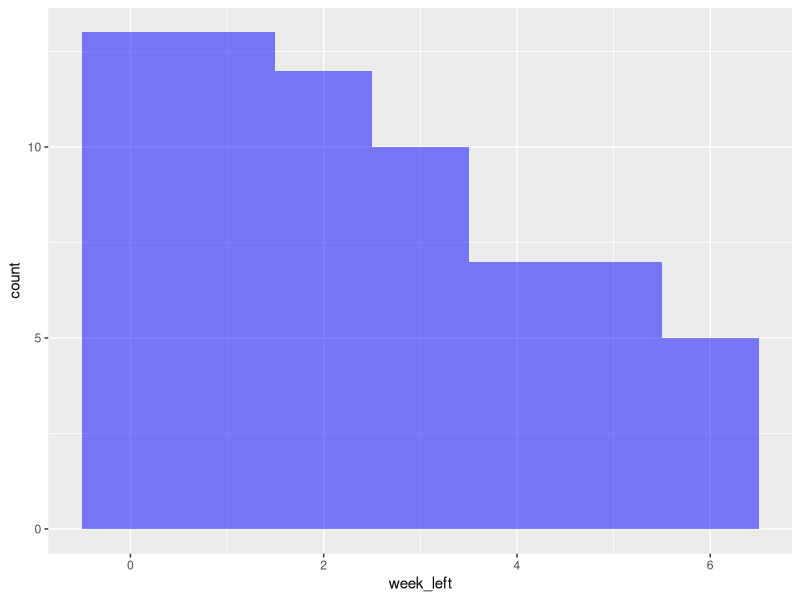
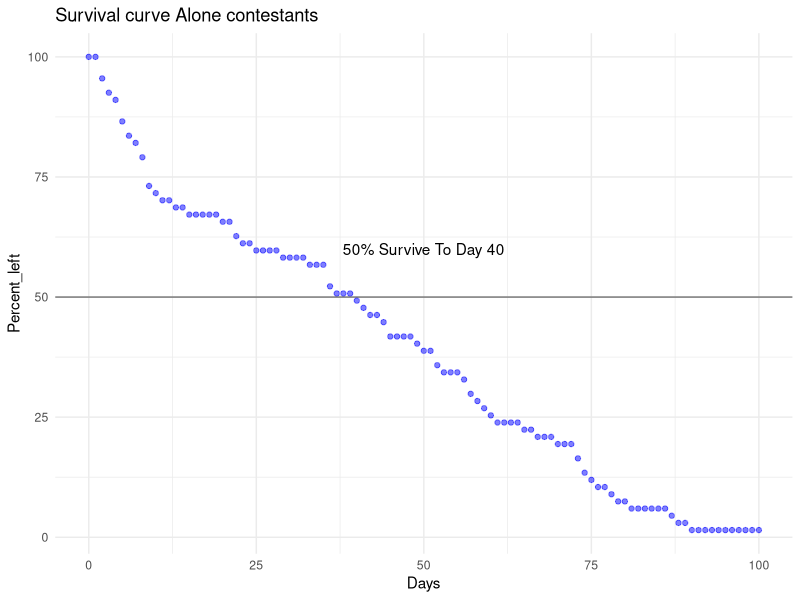
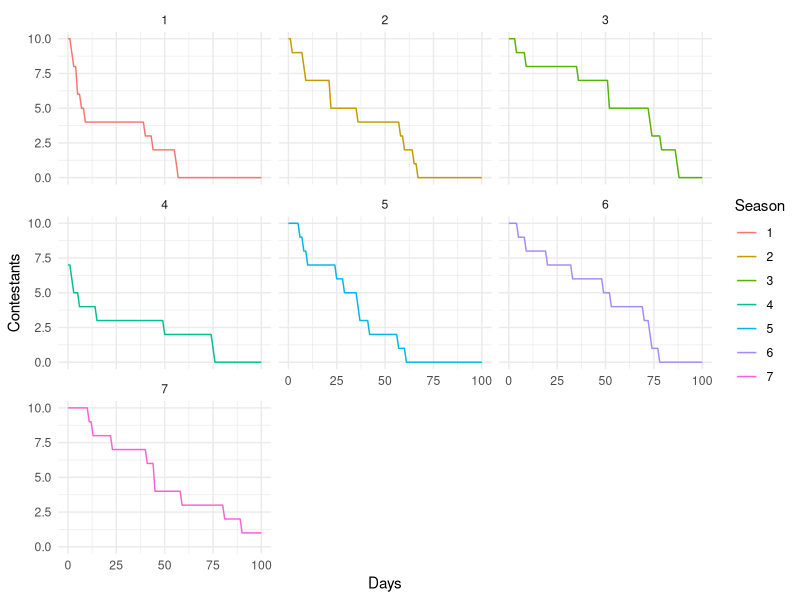
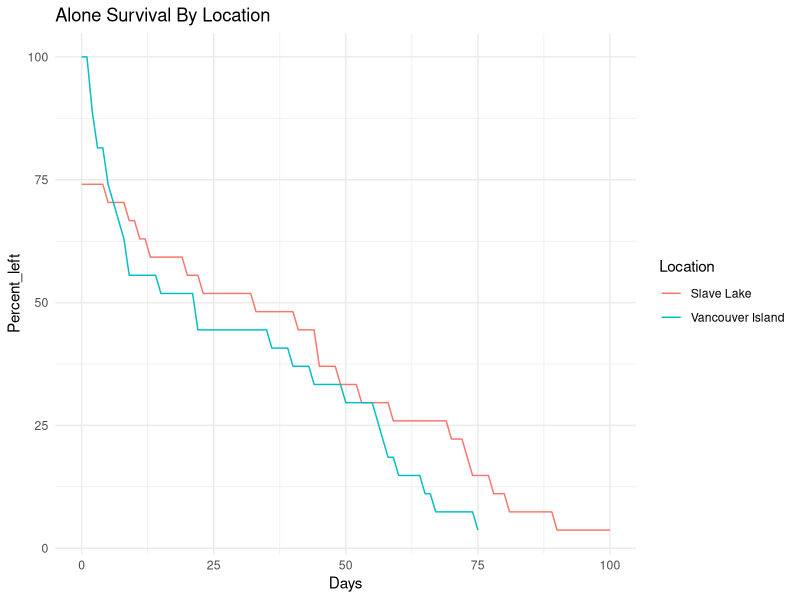
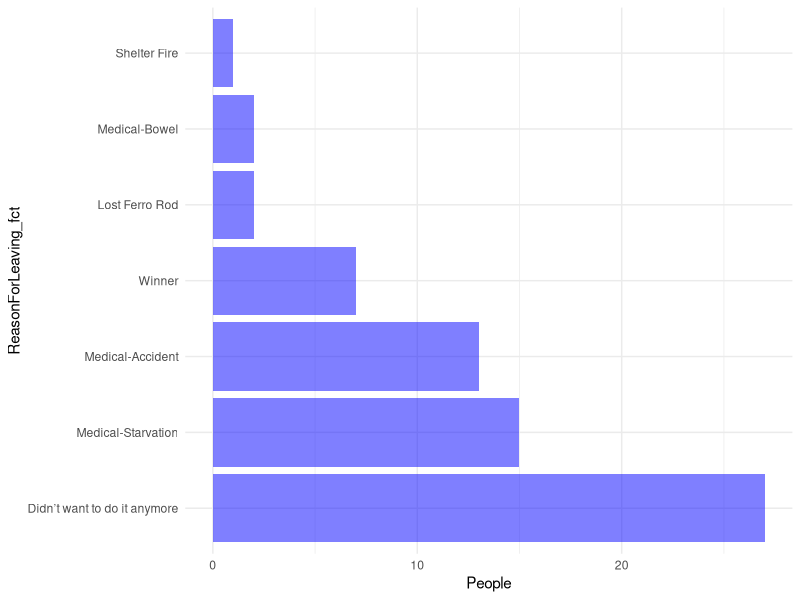
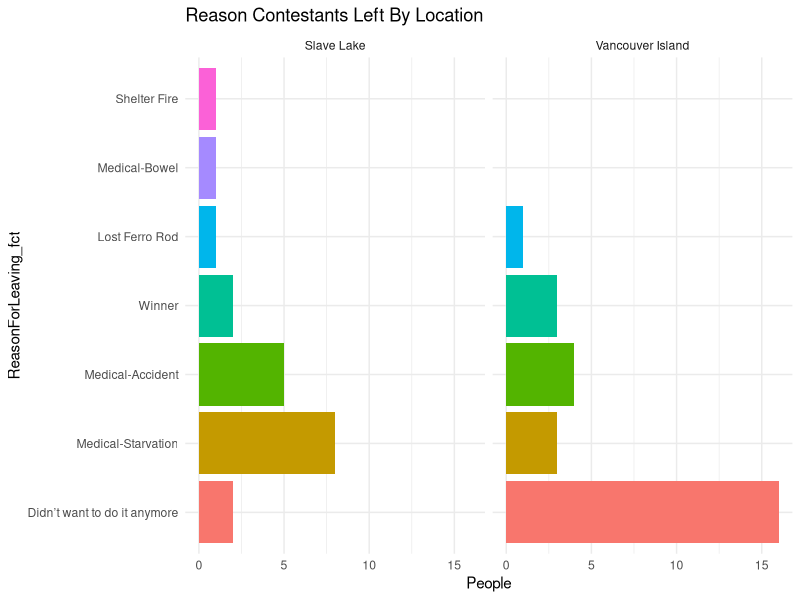
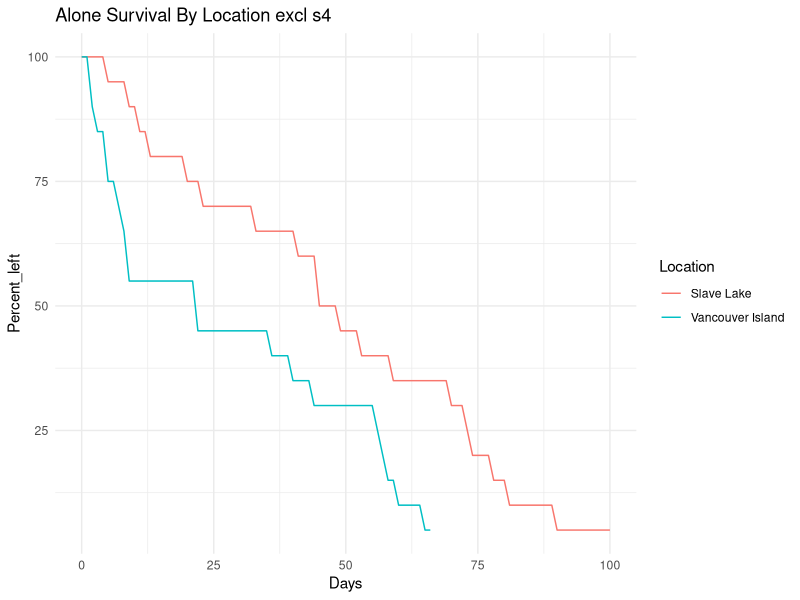
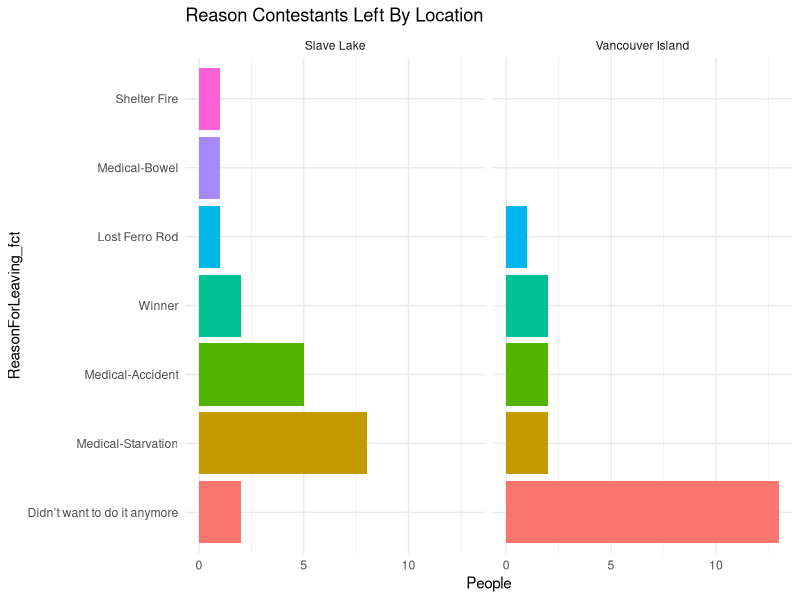

These charts were generated, in order, by the following R code:
## ---- chunk 1

library(tidyverse)
library(ggthemes)
 
# Reading in my custom data set 

als8 = read_tsv('data/SeasonTable/Contestants-Table 1.tsv') 


## ---- chunk 2

als8 = als8 %>%
  mutate(week_left = DayLeft %% 7)

als8 %>% 
  ggplot(aes(x = week_left)) + 
  geom_histogram(binwidth  = 1, fill = 'blue', alpha = .5)

## ---- chunk 3

Survival_table <- data.frame(Days = NULL, Contestants = NULL)

for (d in 0:max(als8$DayLeft)) {
  als_this <- als8 %>% 
    filter(DayLeft >= d)
  
  Survival_table = rbind(Survival_table, data.frame(Days = d, Contestants = length(als_this$ID)))
}

Survival_table = Survival_table %>%
  mutate(Percent_left = (Contestants / max(Contestants))*100)

Survival_table %>% 
  ggplot(aes(x=Days, y = Percent_left)) +
  geom_point(col = 'blue', alpha = .5) +
  theme_minimal() + 
  labs(title = element_text('Survival curve Alone contestants')) + 
  geom_hline(yintercept = 50, col = 'black', alpha = .5) + 
  annotate("text", x = 50, y = 60, label = "50% Survive To Day 40")
  

  
## ---- chunk 4

Survival_table_season <- data.frame(Days = NULL, Contestants = NULL, Season = NULL)

for (s in unique(als8$Season)) 
{
  als8s <- als8 %>% filter(Season == s)
  
  for (d in 0:100)
    {
  als_this <- als8s %>% 
    filter(DayLeft >= d)
  Survival_table_season = rbind(Survival_table_season, 
                                data.frame(Days = d, 
                                           Contestants = length(als_this$ID), 
                                           Season = s))
  }}

Survival_table_season %>%
  mutate(Season = factor(Season)) %>%
  ggplot(aes(x = Days, y = Contestants, col = Season)) +
  geom_line() + 
  facet_wrap(~Season) +
  theme_minimal()


## ---- chunk 5

Seasons <- read_tsv(file.path('data','Seasons-Table 1.tsv'))

als_loc <- als8 %>%
  left_join(Seasons, by = c('Season' = 'SeasonNo')) %>%
  filter(Location  ==  'Vancouver Island' | 
         Location ==  'Slave Lake')

Survival_table_loc <- data.frame(Days = NULL, Contestants = NULL, Location = NULL)

for (l in unique(als_loc$Location)) {
  als_locl <- als_loc %>% filter(Location == l)
  for (d in 0:max(als_locl$DayLeft)) {
  als_this <- als_locl %>% 
    filter(DayLeft >= d)
  
  Survival_table_loc = rbind(Survival_table_loc, 
                             data.frame(Days = d, 
                                        Contestants = length(als_this$ID),
                             Location = l))
}}

Survival_table_loc = Survival_table_loc %>%
  mutate(Percent_left = (Contestants / max(Contestants))*100)

Survival_table_loc %>% 
  ggplot(aes(x=Days, 
             y = Percent_left, 
             group = Location, 
             colour = Location)) +
  geom_line() + 
  theme_minimal() + 
  labs(title = element_text('Alone Survival By Location'))

## ---- chunk 6

als81 = als8 %>%
  mutate(ReasonForLeaving_fct = fct_infreq(als8$ReasonForLeaving)) %>%
  group_by(ReasonForLeaving_fct) %>%
  summarise(People = n()) %>%
  ungroup() 

als81 %>%
  ggplot(aes(x=ReasonForLeaving_fct, y = People)) + 
  geom_col(fill = 'blue', alpha = .5) + 
  coord_flip() +
  theme_minimal()

## ---- chunk 7

als_loc <- als8 %>%
  left_join(Seasons, by = c('Season' = 'SeasonNo')) %>%
  filter(Location  ==  'Vancouver Island' | 
         Location ==  'Slave Lake')

als_loc <- als_loc %>%
  mutate(ReasonForLeaving_fct = fct_infreq(als_loc$ReasonForLeaving)) %>%
  group_by(ReasonForLeaving_fct, Location) %>%
  summarise(People = n()) %>%
  ungroup() 

als_loc %>%
  ggplot(aes(x=ReasonForLeaving_fct, 
             y = People, 
             Col = Location, 
             fill = ReasonForLeaving_fct,)) + 
  geom_col() +
  facet_wrap(~Location) + 
  coord_flip() +
  theme_minimal() + 
  labs(title = element_text('Reason Contestants Left By Location')) + 
  theme(legend.position = 'none')

## ---- chunk 8

Seasons <- read_tsv(file.path('data','Seasons-Table 1.tsv'))

als_loc <- als8 %>%
  left_join(Seasons, by = c('Season' = 'SeasonNo')) %>%
  filter(Location  ==  'Vancouver Island' | 
         Location ==  'Slave Lake') %>%
  filter(Season != 4)

Survival_table_loc <- data.frame(Days = NULL, Contestants = NULL, Location = NULL)

for (l in unique(als_loc$Location)) {
  als_locl <- als_loc %>% filter(Location == l)
  for (d in 0:max(als_locl$DayLeft)) {
  als_this <- als_locl %>% 
    filter(DayLeft >= d)
  
  Survival_table_loc = rbind(Survival_table_loc, 
                             data.frame(Days = d, 
                                        Contestants = length(als_this$ID),
                             Location = l))
}}

Survival_table_loc = Survival_table_loc %>%
  mutate(Percent_left = (Contestants / max(Contestants))*100)

Survival_table_loc %>% 
  ggplot(aes(x=Days, 
             y = Percent_left, 
             group = Location, 
             colour = Location)) +
  geom_line() + 
  theme_minimal() + 
  labs(title = element_text('Alone Survival By Location excl s4'))

## ---- chunk 9

Seasons <- read_tsv(file.path('data','Seasons-Table 1.tsv'))

als_loc <- als8 %>%
  filter(Season != 4) %>%
  left_join(Seasons, by = c('Season' = 'SeasonNo')) %>%
  filter(Location  ==  'Vancouver Island' | 
         Location ==  'Slave Lake')


als_loc <- als_loc %>%
  mutate(ReasonForLeaving_fct = fct_infreq(als_loc$ReasonForLeaving)) %>%
  group_by(ReasonForLeaving_fct, Location) %>%
  summarise(People = n()) %>%
  ungroup() 

als_loc %>%
  ggplot(aes(x=ReasonForLeaving_fct, 
             y = People, 
             Col = Location, 
             fill = ReasonForLeaving_fct,)) + 
  geom_col() +
  facet_wrap(~Location) + 
  coord_flip() +
  theme_minimal() + 
  labs(title = element_text('Reason Contestants Left By Location')) + 
  theme(legend.position = 'none')
